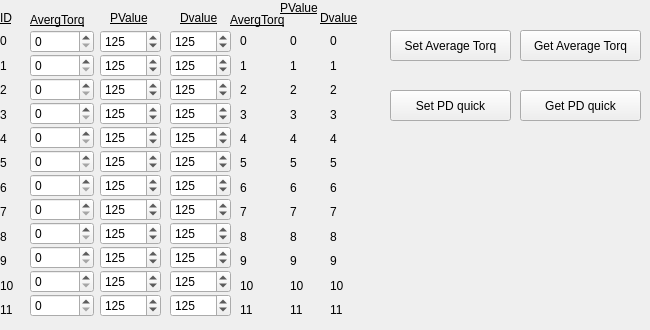
    <widget class="QWidget" name="tab_3">
     <attribute name="title">
      <string>ConfigSams</string>
     </attribute>
     <widget class="QWidget" name="verticalLayoutWidget_8">
      <property name="geometry">
       <rect>
        <x>30</x>
        <y>30</y>
        <width>64</width>
        <height>289</height>
       </rect>
      </property>
      <layout class="QVBoxLayout" name="verticalLayout_8">
       <property name="spacing">
        <number>1</number>
       </property>
       <item>
        <widget class="QSpinBox" name="spinBox_P_ID0_4">
         <property name="minimum">
          <number>0</number>
         </property>
         <property name="maximum">
          <number>4000</number>
         </property>
         <property name="value">
          <number>0</number>
         </property>
        </widget>
       </item>
       <item>
        <widget class="QSpinBox" name="spinBox_P_ID1_4">
         <property name="minimum">
          <number>0</number>
         </property>
         <property name="maximum">
          <number>4000</number>
         </property>
         <property name="value">
          <number>0</number>
         </property>
        </widget>
       </item>
       <item>
        <widget class="QSpinBox" name="spinBox_P_ID2_4">
         <property name="minimum">
          <number>0</number>
         </property>
         <property name="maximum">
          <number>4000</number>
         </property>
         <property name="value">
          <number>0</number>
         </property>
        </widget>
       </item>
       <item>
        <widget class="QSpinBox" name="spinBox_P_ID3_4">
         <property name="minimum">
          <number>0</number>
         </property>
         <property name="maximum">
          <number>4000</number>
         </property>
         <property name="value">
          <number>0</number>
         </property>
        </widget>
       </item>
       <item>
        <widget class="QSpinBox" name="spinBox_P_ID4_4">
         <property name="minimum">
          <number>0</number>
         </property>
         <property name="maximum">
          <number>4000</number>
         </property>
         <property name="value">
          <number>0</number>
         </property>
        </widget>
       </item>
       <item>
        <widget class="QSpinBox" name="spinBox_P_ID5_4">
         <property name="minimum">
          <number>0</number>
         </property>
         <property name="maximum">
          <number>4000</number>
         </property>
         <property name="value">
          <number>0</number>
         </property>
        </widget>
       </item>
       <item>
        <widget class="QSpinBox" name="spinBox_P_ID6_4">
         <property name="minimum">
          <number>0</number>
         </property>
         <property name="maximum">
          <number>4000</number>
         </property>
         <property name="value">
          <number>0</number>
         </property>
        </widget>
       </item>
       <item>
        <widget class="QSpinBox" name="spinBox_P_ID7_4">
         <property name="minimum">
          <number>0</number>
         </property>
         <property name="maximum">
          <number>4000</number>
         </property>
         <property name="value">
          <number>0</number>
         </property>
        </widget>
       </item>
       <item>
        <widget class="QSpinBox" name="spinBox_P_ID8_4">
         <property name="minimum">
          <number>0</number>
         </property>
         <property name="maximum">
          <number>4000</number>
         </property>
         <property name="value">
          <number>0</number>
         </property>
        </widget>
       </item>
       <item>
        <widget class="QSpinBox" name="spinBox_P_ID9_4">
         <property name="minimum">
          <number>0</number>
         </property>
         <property name="maximum">
          <number>4000</number>
         </property>
         <property name="value">
          <number>0</number>
         </property>
        </widget>
       </item>
       <item>
        <widget class="QSpinBox" name="spinBox_P_ID10_4">
         <property name="minimum">
          <number>0</number>
         </property>
         <property name="maximum">
          <number>4000</number>
         </property>
         <property name="value">
          <number>0</number>
         </property>
        </widget>
       </item>
       <item>
        <widget class="QSpinBox" name="spinBox_P_ID11_4">
         <property name="minimum">
          <number>0</number>
         </property>
         <property name="maximum">
          <number>4000</number>
         </property>
         <property name="value">
          <number>0</number>
         </property>
        </widget>
       </item>
      </layout>
     </widget>
     <widget class="QLabel" name="label_53">
      <property name="geometry">
       <rect>
        <x>30</x>
        <y>10</y>
        <width>81</width>
        <height>20</height>
       </rect>
      </property>
      <property name="font">
       <font>
        <pointsize>9</pointsize>
        <underline>true</underline>
       </font>
      </property>
      <property name="text">
       <string>AvergTorq</string>
      </property>
     </widget>
     <widget class="QLabel" name="label_54">
      <property name="geometry">
       <rect>
        <x>110</x>
        <y>10</y>
        <width>61</width>
        <height>16</height>
       </rect>
      </property>
      <property name="font">
       <font>
        <pointsize>9</pointsize>
        <underline>true</underline>
       </font>
      </property>
      <property name="text">
       <string>PValue</string>
      </property>
     </widget>
     <widget class="QLabel" name="label_55">
      <property name="geometry">
       <rect>
        <x>180</x>
        <y>10</y>
        <width>61</width>
        <height>16</height>
       </rect>
      </property>
      <property name="font">
       <font>
        <pointsize>9</pointsize>
        <underline>true</underline>
       </font>
      </property>
      <property name="text">
       <string>Dvalue</string>
      </property>
     </widget>
     <widget class="QWidget" name="verticalLayoutWidget_9">
      <property name="geometry">
       <rect>
        <x>100</x>
        <y>30</y>
        <width>61</width>
        <height>289</height>
       </rect>
      </property>
      <layout class="QVBoxLayout" name="verticalLayout_9">
       <property name="spacing">
        <number>1</number>
       </property>
       <item>
        <widget class="QSpinBox" name="spinBox_P_ID0_5">
         <property name="minimum">
          <number>1</number>
         </property>
         <property name="maximum">
          <number>254</number>
         </property>
         <property name="value">
          <number>125</number>
         </property>
        </widget>
       </item>
       <item>
        <widget class="QSpinBox" name="spinBox_P_ID1_5">
         <property name="minimum">
          <number>1</number>
         </property>
         <property name="maximum">
          <number>254</number>
         </property>
         <property name="value">
          <number>125</number>
         </property>
        </widget>
       </item>
       <item>
        <widget class="QSpinBox" name="spinBox_P_ID2_5">
         <property name="minimum">
          <number>1</number>
         </property>
         <property name="maximum">
          <number>254</number>
         </property>
         <property name="value">
          <number>125</number>
         </property>
        </widget>
       </item>
       <item>
        <widget class="QSpinBox" name="spinBox_P_ID3_5">
         <property name="minimum">
          <number>1</number>
         </property>
         <property name="maximum">
          <number>254</number>
         </property>
         <property name="value">
          <number>125</number>
         </property>
        </widget>
       </item>
       <item>
        <widget class="QSpinBox" name="spinBox_P_ID4_5">
         <property name="minimum">
          <number>1</number>
         </property>
         <property name="maximum">
          <number>254</number>
         </property>
         <property name="value">
          <number>125</number>
         </property>
        </widget>
       </item>
       <item>
        <widget class="QSpinBox" name="spinBox_P_ID5_5">
         <property name="minimum">
          <number>1</number>
         </property>
         <property name="maximum">
          <number>254</number>
         </property>
         <property name="value">
          <number>125</number>
         </property>
        </widget>
       </item>
       <item>
        <widget class="QSpinBox" name="spinBox_P_ID6_5">
         <property name="minimum">
          <number>1</number>
         </property>
         <property name="maximum">
          <number>254</number>
         </property>
         <property name="value">
          <number>125</number>
         </property>
        </widget>
       </item>
       <item>
        <widget class="QSpinBox" name="spinBox_P_ID7_5">
         <property name="minimum">
          <number>1</number>
         </property>
         <property name="maximum">
          <number>254</number>
         </property>
         <property name="value">
          <number>125</number>
         </property>
        </widget>
       </item>
       <item>
        <widget class="QSpinBox" name="spinBox_P_ID8_5">
         <property name="minimum">
          <number>1</number>
         </property>
         <property name="maximum">
          <number>254</number>
         </property>
         <property name="value">
          <number>125</number>
         </property>
        </widget>
       </item>
       <item>
        <widget class="QSpinBox" name="spinBox_P_ID9_5">
         <property name="minimum">
          <number>1</number>
         </property>
         <property name="maximum">
          <number>254</number>
         </property>
         <property name="value">
          <number>125</number>
         </property>
        </widget>
       </item>
       <item>
        <widget class="QSpinBox" name="spinBox_P_ID10_5">
         <property name="minimum">
          <number>1</number>
         </property>
         <property name="maximum">
          <number>254</number>
         </property>
         <property name="value">
          <number>125</number>
         </property>
        </widget>
       </item>
       <item>
        <widget class="QSpinBox" name="spinBox_P_ID11_5">
         <property name="minimum">
          <number>1</number>
         </property>
         <property name="maximum">
          <number>254</number>
         </property>
         <property name="value">
          <number>125</number>
         </property>
        </widget>
       </item>
      </layout>
     </widget>
     <widget class="QWidget" name="verticalLayoutWidget_10">
      <property name="geometry">
       <rect>
        <x>170</x>
        <y>30</y>
        <width>61</width>
        <height>289</height>
       </rect>
      </property>
      <layout class="QVBoxLayout" name="verticalLayout_10">
       <property name="spacing">
        <number>1</number>
       </property>
       <item>
        <widget class="QSpinBox" name="spinBox_P_ID0_6">
         <property name="minimum">
          <number>0</number>
         </property>
         <property name="maximum">
          <number>254</number>
         </property>
         <property name="value">
          <number>125</number>
         </property>
        </widget>
       </item>
       <item>
        <widget class="QSpinBox" name="spinBox_P_ID1_6">
         <property name="minimum">
          <number>0</number>
         </property>
         <property name="maximum">
          <number>254</number>
         </property>
         <property name="value">
          <number>125</number>
         </property>
        </widget>
       </item>
       <item>
        <widget class="QSpinBox" name="spinBox_P_ID2_6">
         <property name="minimum">
          <number>0</number>
         </property>
         <property name="maximum">
          <number>254</number>
         </property>
         <property name="value">
          <number>125</number>
         </property>
        </widget>
       </item>
       <item>
        <widget class="QSpinBox" name="spinBox_P_ID3_6">
         <property name="minimum">
          <number>0</number>
         </property>
         <property name="maximum">
          <number>254</number>
         </property>
         <property name="value">
          <number>125</number>
         </property>
        </widget>
       </item>
       <item>
        <widget class="QSpinBox" name="spinBox_P_ID4_6">
         <property name="minimum">
          <number>0</number>
         </property>
         <property name="maximum">
          <number>254</number>
         </property>
         <property name="value">
          <number>125</number>
         </property>
        </widget>
       </item>
       <item>
        <widget class="QSpinBox" name="spinBox_P_ID5_6">
         <property name="minimum">
          <number>0</number>
         </property>
         <property name="maximum">
          <number>254</number>
         </property>
         <property name="value">
          <number>125</number>
         </property>
        </widget>
       </item>
       <item>
        <widget class="QSpinBox" name="spinBox_P_ID6_6">
         <property name="minimum">
          <number>0</number>
         </property>
         <property name="maximum">
          <number>254</number>
         </property>
         <property name="value">
          <number>125</number>
         </property>
        </widget>
       </item>
       <item>
        <widget class="QSpinBox" name="spinBox_P_ID7_6">
         <property name="minimum">
          <number>0</number>
         </property>
         <property name="maximum">
          <number>254</number>
         </property>
         <property name="value">
          <number>125</number>
         </property>
        </widget>
       </item>
       <item>
        <widget class="QSpinBox" name="spinBox_P_ID8_6">
         <property name="minimum">
          <number>0</number>
         </property>
         <property name="maximum">
          <number>254</number>
         </property>
         <property name="value">
          <number>125</number>
         </property>
        </widget>
       </item>
       <item>
        <widget class="QSpinBox" name="spinBox_P_ID9_6">
         <property name="minimum">
          <number>0</number>
         </property>
         <property name="maximum">
          <number>254</number>
         </property>
         <property name="value">
          <number>125</number>
         </property>
        </widget>
       </item>
       <item>
        <widget class="QSpinBox" name="spinBox_P_ID10_6">
         <property name="minimum">
          <number>0</number>
         </property>
         <property name="maximum">
          <number>254</number>
         </property>
         <property name="value">
          <number>125</number>
         </property>
        </widget>
       </item>
       <item>
        <widget class="QSpinBox" name="spinBox_P_ID11_6">
         <property name="minimum">
          <number>0</number>
         </property>
         <property name="maximum">
          <number>254</number>
         </property>
         <property name="value">
          <number>125</number>
         </property>
        </widget>
       </item>
      </layout>
     </widget>
     <widget class="QPushButton" name="pushButton_getAvergTorq">
      <property name="geometry">
       <rect>
        <x>520</x>
        <y>30</y>
        <width>121</width>
        <height>31</height>
       </rect>
      </property>
      <property name="text">
       <string>Get Average Torq</string>
      </property>
     </widget>
     <widget class="QPushButton" name="pushButton_setAvergTorq">
      <property name="geometry">
       <rect>
        <x>390</x>
        <y>30</y>
        <width>121</width>
        <height>31</height>
       </rect>
      </property>
      <property name="text">
       <string>Set Average Torq</string>
      </property>
     </widget>
     <widget class="QPushButton" name="pushButton_setPDquickAll">
      <property name="geometry">
       <rect>
        <x>390</x>
        <y>90</y>
        <width>121</width>
        <height>31</height>
       </rect>
      </property>
      <property name="text">
       <string>Set PD quick</string>
      </property>
     </widget>
     <widget class="QPushButton" name="pushButton_getPDQuickAll">
      <property name="geometry">
       <rect>
        <x>520</x>
        <y>90</y>
        <width>121</width>
        <height>31</height>
       </rect>
      </property>
      <property name="text">
       <string>Get PD quick</string>
      </property>
     </widget>
     <widget class="QWidget" name="verticalLayoutWidget_11">
      <property name="geometry">
       <rect>
        <x>0</x>
        <y>30</y>
        <width>31</width>
        <height>291</height>
       </rect>
      </property>
      <layout class="QVBoxLayout" name="verticalLayout_11">
       <property name="spacing">
        <number>2</number>
       </property>
       <property name="sizeConstraint">
        <enum>QLayout::SetNoConstraint</enum>
       </property>
       <item>
        <widget class="QLabel" name="label_35">
         <property name="text">
          <string>0</string>
         </property>
        </widget>
       </item>
       <item>
        <widget class="QLabel" name="label_14">
         <property name="text">
          <string>1</string>
         </property>
        </widget>
       </item>
       <item>
        <widget class="QLabel" name="label_15">
         <property name="text">
          <string>2</string>
         </property>
        </widget>
       </item>
       <item>
        <widget class="QLabel" name="label_36">
         <property name="text">
          <string>3</string>
         </property>
        </widget>
       </item>
       <item>
        <widget class="QLabel" name="label_16">
         <property name="text">
          <string>4</string>
         </property>
        </widget>
       </item>
       <item>
        <widget class="QLabel" name="label_37">
         <property name="text">
          <string>5</string>
         </property>
        </widget>
       </item>
       <item>
        <widget class="QLabel" name="label_38">
         <property name="text">
          <string>6</string>
         </property>
        </widget>
       </item>
       <item>
        <widget class="QLabel" name="label_17">
         <property name="text">
          <string>7</string>
         </property>
        </widget>
       </item>
       <item>
        <widget class="QLabel" name="label_39">
         <property name="text">
          <string>8</string>
         </property>
        </widget>
       </item>
       <item>
        <widget class="QLabel" name="label_40">
         <property name="text">
          <string>9</string>
         </property>
        </widget>
       </item>
       <item>
        <widget class="QLabel" name="label_41">
         <property name="text">
          <string>10</string>
         </property>
        </widget>
       </item>
       <item>
        <widget class="QLabel" name="label_42">
         <property name="text">
          <string>11</string>
         </property>
        </widget>
       </item>
      </layout>
     </widget>
     <widget class="QLabel" name="label_56">
      <property name="geometry">
       <rect>
        <x>0</x>
        <y>10</y>
        <width>31</width>
        <height>16</height>
       </rect>
      </property>
      <property name="font">
       <font>
        <pointsize>9</pointsize>
        <underline>true</underline>
       </font>
      </property>
      <property name="text">
       <string>ID</string>
      </property>
     </widget>
     <widget class="QWidget" name="verticalLayoutWidget_12">
      <property name="geometry">
       <rect>
        <x>240</x>
        <y>30</y>
        <width>31</width>
        <height>291</height>
       </rect>
      </property>
      <layout class="QVBoxLayout" name="verticalLayout_12">
       <property name="spacing">
        <number>2</number>
       </property>
       <property name="sizeConstraint">
        <enum>QLayout::SetNoConstraint</enum>
       </property>
       <item>
        <widget class="QLabel" name="label_A_ID0_P12_2">
         <property name="text">
          <string>0</string>
         </property>
        </widget>
       </item>
       <item>
        <widget class="QLabel" name="label_A_ID1_P12_2">
         <property name="text">
          <string>1</string>
         </property>
        </widget>
       </item>
       <item>
        <widget class="QLabel" name="label_A_ID2_P12_2">
         <property name="text">
          <string>2</string>
         </property>
        </widget>
       </item>
       <item>
        <widget class="QLabel" name="label_A_ID3_P12_2">
         <property name="text">
          <string>3</string>
         </property>
        </widget>
       </item>
       <item>
        <widget class="QLabel" name="label_A_ID4_P12_2">
         <property name="text">
          <string>4</string>
         </property>
        </widget>
       </item>
       <item>
        <widget class="QLabel" name="label_A_ID5_P12_2">
         <property name="text">
          <string>5</string>
         </property>
        </widget>
       </item>
       <item>
        <widget class="QLabel" name="label_A_ID6_P12_2">
         <property name="text">
          <string>6</string>
         </property>
        </widget>
       </item>
       <item>
        <widget class="QLabel" name="label_A_ID7_P12_2">
         <property name="text">
          <string>7</string>
         </property>
        </widget>
       </item>
       <item>
        <widget class="QLabel" name="label_A_ID8_P12_2">
         <property name="text">
          <string>8</string>
         </property>
        </widget>
       </item>
       <item>
        <widget class="QLabel" name="label_A_ID9_P12_2">
         <property name="text">
          <string>9</string>
         </property>
        </widget>
       </item>
       <item>
        <widget class="QLabel" name="label_A_ID10_P12_2">
         <property name="text">
          <string>10</string>
         </property>
        </widget>
       </item>
       <item>
        <widget class="QLabel" name="label_A_ID11_P12_2">
         <property name="text">
          <string>11</string>
         </property>
        </widget>
       </item>
      </layout>
     </widget>
     <widget class="QWidget" name="verticalLayoutWidget_13">
      <property name="geometry">
       <rect>
        <x>290</x>
        <y>30</y>
        <width>31</width>
        <height>291</height>
       </rect>
      </property>
      <layout class="QVBoxLayout" name="verticalLayout_13">
       <property name="spacing">
        <number>2</number>
       </property>
       <property name="sizeConstraint">
        <enum>QLayout::SetNoConstraint</enum>
       </property>
       <item>
        <widget class="QLabel" name="label_A_ID0_P12_3">
         <property name="text">
          <string>0</string>
         </property>
        </widget>
       </item>
       <item>
        <widget class="QLabel" name="label_A_ID1_P12_3">
         <property name="text">
          <string>1</string>
         </property>
        </widget>
       </item>
       <item>
        <widget class="QLabel" name="label_A_ID2_P12_3">
         <property name="text">
          <string>2</string>
         </property>
        </widget>
       </item>
       <item>
        <widget class="QLabel" name="label_A_ID3_P12_3">
         <property name="text">
          <string>3</string>
         </property>
        </widget>
       </item>
       <item>
        <widget class="QLabel" name="label_A_ID4_P12_3">
         <property name="text">
          <string>4</string>
         </property>
        </widget>
       </item>
       <item>
        <widget class="QLabel" name="label_A_ID5_P12_3">
         <property name="text">
          <string>5</string>
         </property>
        </widget>
       </item>
       <item>
        <widget class="QLabel" name="label_A_ID6_P12_3">
         <property name="text">
          <string>6</string>
         </property>
        </widget>
       </item>
       <item>
        <widget class="QLabel" name="label_A_ID7_P12_3">
         <property name="text">
          <string>7</string>
         </property>
        </widget>
       </item>
       <item>
        <widget class="QLabel" name="label_A_ID8_P12_3">
         <property name="text">
          <string>8</string>
         </property>
        </widget>
       </item>
       <item>
        <widget class="QLabel" name="label_A_ID9_P12_3">
         <property name="text">
          <string>9</string>
         </property>
        </widget>
       </item>
       <item>
        <widget class="QLabel" name="label_A_ID10_P12_3">
         <property name="text">
          <string>10</string>
         </property>
        </widget>
       </item>
       <item>
        <widget class="QLabel" name="label_A_ID11_P12_3">
         <property name="text">
          <string>11</string>
         </property>
        </widget>
       </item>
      </layout>
     </widget>
     <widget class="QWidget" name="verticalLayoutWidget_14">
      <property name="geometry">
       <rect>
        <x>330</x>
        <y>30</y>
        <width>31</width>
        <height>291</height>
       </rect>
      </property>
      <layout class="QVBoxLayout" name="verticalLayout_14">
       <property name="spacing">
        <number>2</number>
       </property>
       <property name="sizeConstraint">
        <enum>QLayout::SetNoConstraint</enum>
       </property>
       <item>
        <widget class="QLabel" name="label_A_ID0_P12_4">
         <property name="text">
          <string>0</string>
         </property>
        </widget>
       </item>
       <item>
        <widget class="QLabel" name="label_A_ID1_P12_4">
         <property name="text">
          <string>1</string>
         </property>
        </widget>
       </item>
       <item>
        <widget class="QLabel" name="label_A_ID2_P12_4">
         <property name="text">
          <string>2</string>
         </property>
        </widget>
       </item>
       <item>
        <widget class="QLabel" name="label_A_ID3_P12_4">
         <property name="text">
          <string>3</string>
         </property>
        </widget>
       </item>
       <item>
        <widget class="QLabel" name="label_A_ID4_P12_4">
         <property name="text">
          <string>4</string>
         </property>
        </widget>
       </item>
       <item>
        <widget class="QLabel" name="label_A_ID5_P12_4">
         <property name="text">
          <string>5</string>
         </property>
        </widget>
       </item>
       <item>
        <widget class="QLabel" name="label_A_ID6_P12_4">
         <property name="text">
          <string>6</string>
         </property>
        </widget>
       </item>
       <item>
        <widget class="QLabel" name="label_A_ID7_P12_4">
         <property name="text">
          <string>7</string>
         </property>
        </widget>
       </item>
       <item>
        <widget class="QLabel" name="label_A_ID8_P12_4">
         <property name="text">
          <string>8</string>
         </property>
        </widget>
       </item>
       <item>
        <widget class="QLabel" name="label_A_ID9_P12_4">
         <property name="text">
          <string>9</string>
         </property>
        </widget>
       </item>
       <item>
        <widget class="QLabel" name="label_A_ID10_P12_4">
         <property name="text">
          <string>10</string>
         </property>
        </widget>
       </item>
       <item>
        <widget class="QLabel" name="label_A_ID11_P12_4">
         <property name="text">
          <string>11</string>
         </property>
        </widget>
       </item>
      </layout>
     </widget>
     <widget class="QLabel" name="label_57">
      <property name="geometry">
       <rect>
        <x>230</x>
        <y>10</y>
        <width>81</width>
        <height>20</height>
       </rect>
      </property>
      <property name="font">
       <font>
        <pointsize>9</pointsize>
        <underline>true</underline>
       </font>
      </property>
      <property name="text">
       <string>AvergTorq</string>
      </property>
     </widget>
     <widget class="QLabel" name="label_58">
      <property name="geometry">
       <rect>
        <x>280</x>
        <y>0</y>
        <width>61</width>
        <height>16</height>
       </rect>
      </property>
      <property name="font">
       <font>
        <pointsize>9</pointsize>
        <underline>true</underline>
       </font>
      </property>
      <property name="text">
       <string>PValue</string>
      </property>
     </widget>
     <widget class="QLabel" name="label_59">
      <property name="geometry">
       <rect>
        <x>320</x>
        <y>10</y>
        <width>61</width>
        <height>16</height>
       </rect>
      </property>
      <property name="font">
       <font>
        <pointsize>9</pointsize>
        <underline>true</underline>
       </font>
      </property>
      <property name="text">
       <string>Dvalue</string>
      </property>
     </widget>
    </widget>
